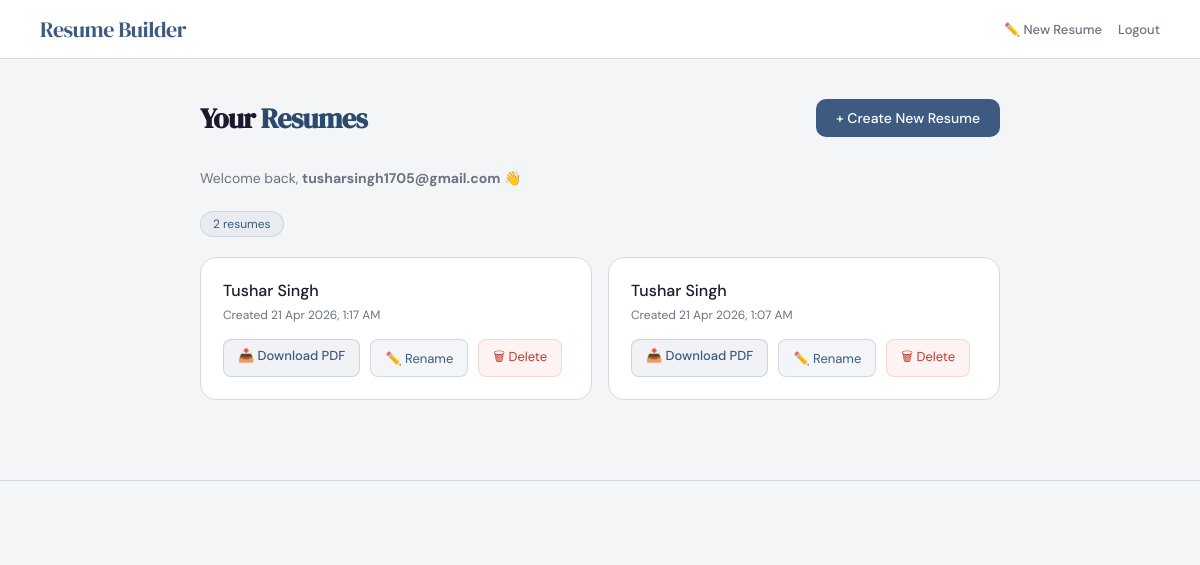
Page /dashboard/ (signed in) on the earlier database version.
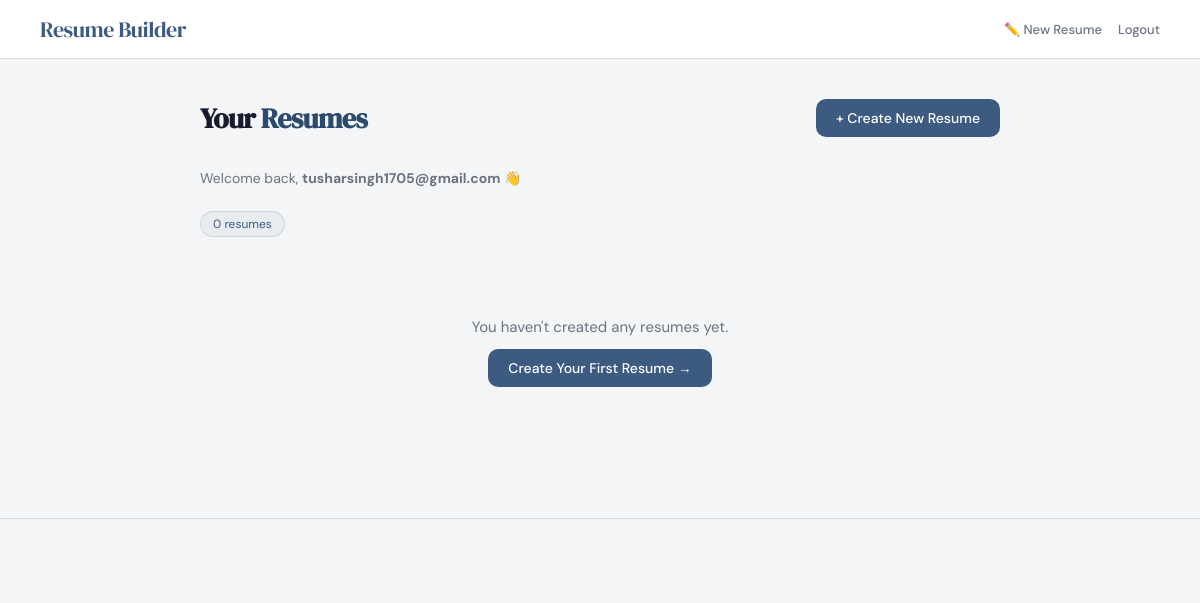
Same page on the later database version.
### builder/models.py (models this page shows, shortened)
class ResumeData(models.Model):
    user = models.ForeignKey(User, on_delete=models.CASCADE, related_name='resumes')
    name = models.CharField(max_length=100)
    email = models.EmailField()
    phone = models.CharField(max_length=20)
    linkedin = models.URLField(blank=True, null=True)
    github = models.URLField(blank=True, null=True)
    summary = models.TextField(blank=True)  # Used as subtitle/degree line
    education = models.JSONField(default=list)
    experience = models.JSONField(default=list)       # Positions of responsibility
    skills = models.JSONField(default=list)
    projects = models.JSONField(default=list, blank=True)
    achievements = models.JSONField(default=list, blank=True)
    created_at = models.DateTimeField(auto_now_add=True)
    class Meta:
        ordering = ['-created_at']
        verbose_name = 'Resume'
        verbose_name_plural = 'Resumes'

### builder/views.py (the view)
# urls.py: path('dashboard/', views.dashboard, name='dashboard'),
@login_required(login_url='/login/')
def dashboard(request):
    resumes = ResumeData.objects.filter(user=request.user).order_by('-created_at')
    return render(request, 'dashboard.html', {'resumes': resumes})

### templates/dashboard.html (shortened to what this page needs)
<!DOCTYPE html>
<html lang="en">
<head>
</head>
<body>
  <nav>
    <a href="{% url 'home' %}" class="logo">Resume <span>Builder</span></a>
    <div class="nav-links">
      <a href="{% url 'home' %}">✏️ New Resume</a>
      <a href="{% url 'user_logout' %}">Logout</a>
    </div>
  </nav>
  {% if user.is_authenticated %}
  <main class="container">
    <div class="page-header">
      <h1>Your <span>Resumes</span></h1>
      <a href="{% url 'home' %}" class="btn-create">+ Create New Resume</a>
    </div>
    <p class="welcome-msg">Welcome back, <strong>{{ request.user.username }}</strong> 👋</p>
    <span class="resume-count">{{ resumes|length }} resume{{ resumes|length|pluralize }}</span>
    {% if resumes %}
    <div class="resume-grid">
      {% for resume in resumes %}
      <div class="resume-card" id="resume-card-{{ resume.id }}">
        <h3 id="resume-name-{{ resume.id }}">{{ resume.name }}</h3>
        <p class="resume-meta">Created {{ resume.created_at|date:"d M Y, g:i A" }}</p>
        <div class="resume-actions">
          <a href="/download/{{ resume.id }}/" class="btn-download">📥 Download PDF</a>
          <button type="button" class="btn-rename" onclick="openRenameModal({{ resume.id }}, '{{ resume.name }}')">✏️ Rename</button>
          <button type="button" class="btn-delete" onclick="openDeleteModal({{ resume.id }}, '{{ resume.name }}')">🗑 Delete</button>
        </div>
      </div>
      {% endfor %}
    </div>
    {% else %}
    <div class="empty-state">
      <p>You haven't created any resumes yet.</p>
      <a href="{% url 'home' %}" class="btn-create">Create Your First Resume →</a>
    </div>
    {% endif %}
  </main>
  {% endif %}
  <footer>
  </footer>
</body>
</html>

### templates/dashboard.html (style rules this page uses)
:root { --bg: #f4f5f7; --surface: #ffffff; --surface2: #eef0f4; --border: #d5d9e0; --border2: #bfc5ce; --accent: #3d5a80; --accent2: #2c4a6e; --teal: #3d5a80; --text: #1a1a2e; --muted: #6b7280; --muted2: #9ca3af; --danger: #c0392b; }
*, *::before, *::after { margin:0; padding:0; box-sizing:border-box; }
body { background: var(--bg); color: var(--text); font-family: 'DM Sans', sans-serif; min-height: 100vh; }
nav { position: sticky; top:0; z-index:100; display: flex; align-items: center; justify-content: space-between; padding: 14px 40px; background: rgba(255,255,255,0.95); backdrop-filter: blur(20px); border-bottom: 1px solid var(--border); }
.logo { font-family:'DM Serif Display',serif; font-size:22px; color:var(--accent); letter-spacing:-0.5px; text-decoration:none; }
.logo span { color:var(--teal); }
.nav-links { display:flex; align-items:center; gap:16px; }
.nav-links a { color:var(--muted); text-decoration:none; font-size:13px; font-weight:500; transition:color 0.2s; }
.container { max-width:860px; margin:0 auto; padding:40px 30px 80px; }
.page-header { display:flex; align-items:center; justify-content:space-between; margin-bottom:32px; }
.page-header h1 { font-family:'DM Serif Display',serif; font-size:28px; letter-spacing:-0.5px; }
.page-header h1 span { color:var(--accent2); }
.btn-create { background: var(--teal); color:#fff; border:none; border-radius:10px; padding:10px 20px; font-family:'DM Sans',sans-serif; font-size:14px; font-weight:500; cursor:pointer; text-decoration:none; transition:opacity 0.2s,transform 0.15s; }
.welcome-msg { color:var(--muted); font-size:14px; margin-bottom:24px; }
.resume-count { background: rgba(61,90,128,0.06); border: 1px solid rgba(61,90,128,0.15); color: var(--accent); font-size:12px; padding:4px 12px; border-radius:20px; display:inline-block; margin-bottom:20px; }
.empty-state { text-align:center; padding:60px 20px; color:var(--muted); }
.empty-state p { font-size:15px; margin-bottom:20px; }
footer { text-align:center; padding:28px; border-top:1px solid var(--border); font-size:12px; color:var(--muted2); }

Differences in the rows shown:
removed ResumeData: name "Tushar Singh", created_at "21 Apr 2026, 1:17 AM"
removed ResumeData: name "Tushar Singh", created_at "21 Apr 2026, 1:07 AM"
Other differences:
{{ resumes|length }}: "2" → "0"
text now shown: "You haven't created any resumes yet. Create Your First Resume →"
